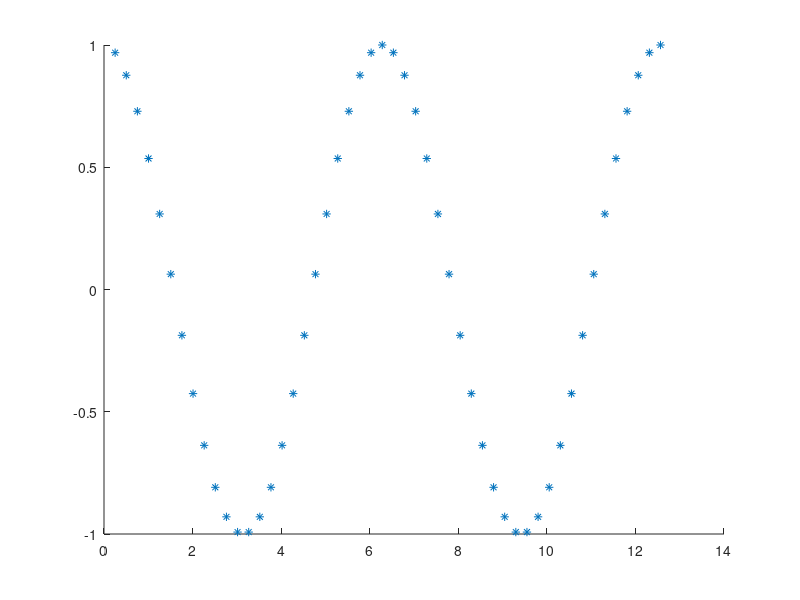

The MATLAB script that drew this image: (Note: this script raises an error after producing the figure.)
for i=1:50
	x(i)=4*pi*i/50;
	y(i)=cos(x(i));
endfor

hold on
plot(x,y,'*')
pause(1)
for N=1:6
	p=aproxgradn(x,y,(N-1));
	z=[0:0.05:4*pi];
	for j=1:length(z)
		t=z(j);
		c=0;
		for k=1:length(p)
			c=c+p(k)*(t^(k-1));
		endfor
		w(j)=c;
	endfor
	plot(z,w)
	pause(1)
endfor
